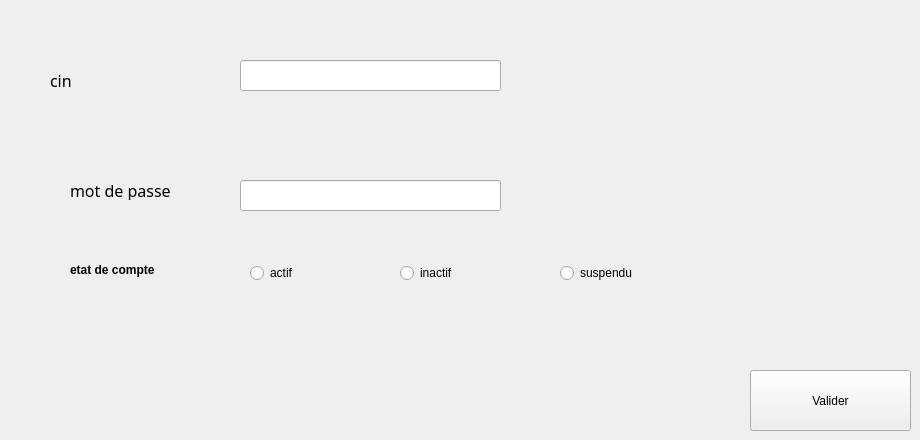
          <widget class="QWidget" name="tab_10">
           <attribute name="title">
            <string>authentification</string>
           </attribute>
           <widget class="QLineEdit" name="p_CIN_3">
            <property name="geometry">
             <rect>
              <x>240</x>
              <y>60</y>
              <width>261</width>
              <height>31</height>
             </rect>
            </property>
            <property name="styleSheet">
             <string notr="true">color: rgb(0, 0, 0);</string>
            </property>
           </widget>
           <widget class="QLabel" name="label_31">
            <property name="geometry">
             <rect>
              <x>50</x>
              <y>70</y>
              <width>181</width>
              <height>20</height>
             </rect>
            </property>
            <property name="font">
             <font>
              <family>Sitka Display</family>
              <pointsize>12</pointsize>
              <bold>false</bold>
             </font>
            </property>
            <property name="text">
             <string>cin</string>
            </property>
           </widget>
           <widget class="QLabel" name="label_32">
            <property name="geometry">
             <rect>
              <x>70</x>
              <y>180</y>
              <width>131</width>
              <height>20</height>
             </rect>
            </property>
            <property name="font">
             <font>
              <family>Sitka Display</family>
              <pointsize>12</pointsize>
              <bold>false</bold>
             </font>
            </property>
            <property name="text">
             <string>mot de passe</string>
            </property>
           </widget>
           <widget class="QLineEdit" name="lineEdit_5">
            <property name="geometry">
             <rect>
              <x>240</x>
              <y>180</y>
              <width>261</width>
              <height>31</height>
             </rect>
            </property>
            <property name="styleSheet">
             <string notr="true">color: rgb(0, 0, 0);</string>
            </property>
           </widget>
           <widget class="QLabel" name="label_34">
            <property name="geometry">
             <rect>
              <x>70</x>
              <y>260</y>
              <width>141</width>
              <height>20</height>
             </rect>
            </property>
            <property name="font">
             <font>
              <bold>true</bold>
             </font>
            </property>
            <property name="text">
             <string>etat de compte</string>
            </property>
           </widget>
           <widget class="QRadioButton" name="radioButton_3">
            <property name="geometry">
             <rect>
              <x>250</x>
              <y>260</y>
              <width>112</width>
              <height>26</height>
             </rect>
            </property>
            <property name="styleSheet">
             <string notr="true">color: rgb(0, 0, 0);</string>
            </property>
            <property name="text">
             <string>actif</string>
            </property>
           </widget>
           <widget class="QRadioButton" name="radioButton_4">
            <property name="geometry">
             <rect>
              <x>400</x>
              <y>260</y>
              <width>112</width>
              <height>26</height>
             </rect>
            </property>
            <property name="styleSheet">
             <string notr="true">color: rgb(0, 0, 0);</string>
            </property>
            <property name="text">
             <string>inactif</string>
            </property>
           </widget>
           <widget class="QRadioButton" name="radioButton_5">
            <property name="geometry">
             <rect>
              <x>560</x>
              <y>260</y>
              <width>112</width>
              <height>26</height>
             </rect>
            </property>
            <property name="styleSheet">
             <string notr="true">color: rgb(0, 0, 0);</string>
            </property>
            <property name="text">
             <string>suspendu</string>
            </property>
           </widget>
           <widget class="QPushButton" name="pushButton_10">
            <property name="geometry">
             <rect>
              <x>750</x>
              <y>370</y>
              <width>161</width>
              <height>61</height>
             </rect>
            </property>
            <property name="text">
             <string>Valider</string>
            </property>
           </widget>
          </widget>
